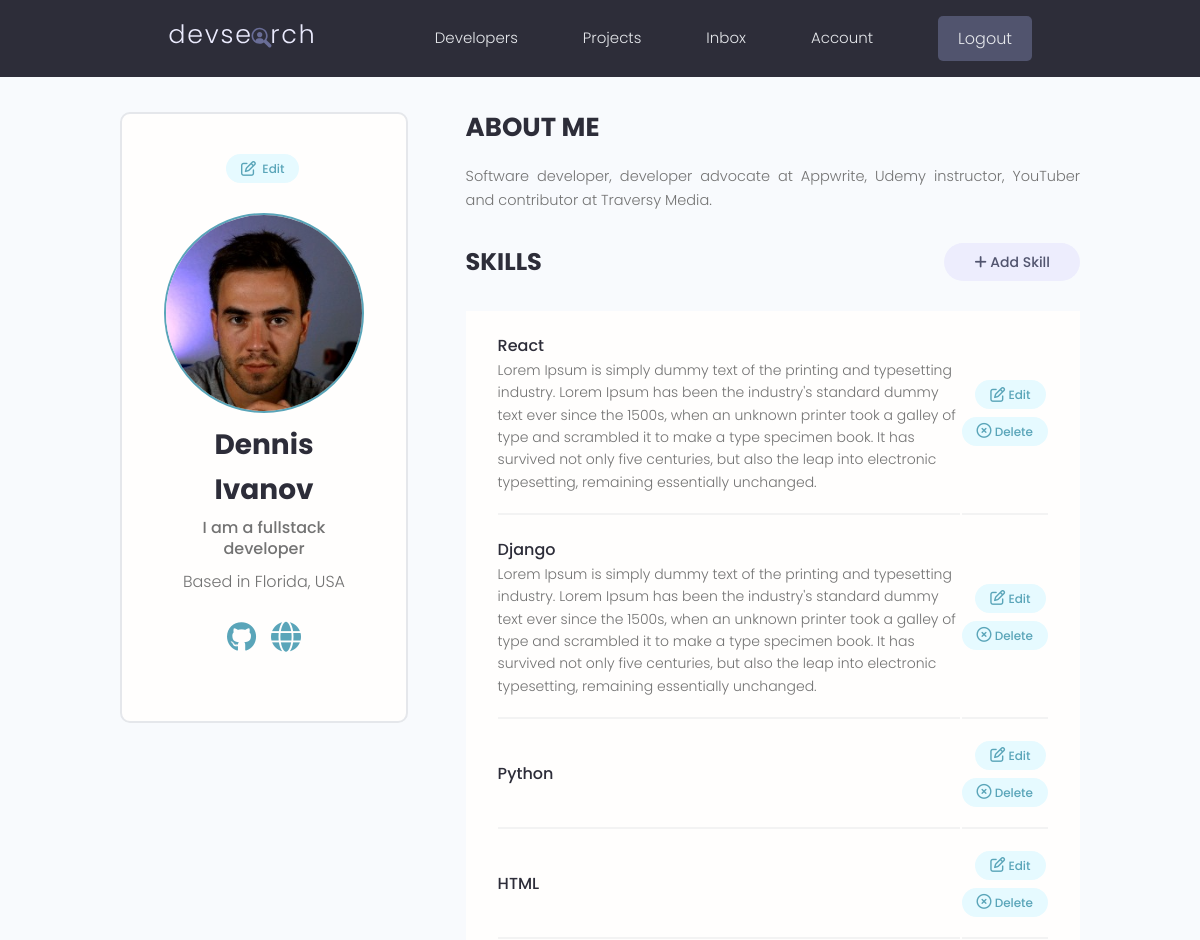
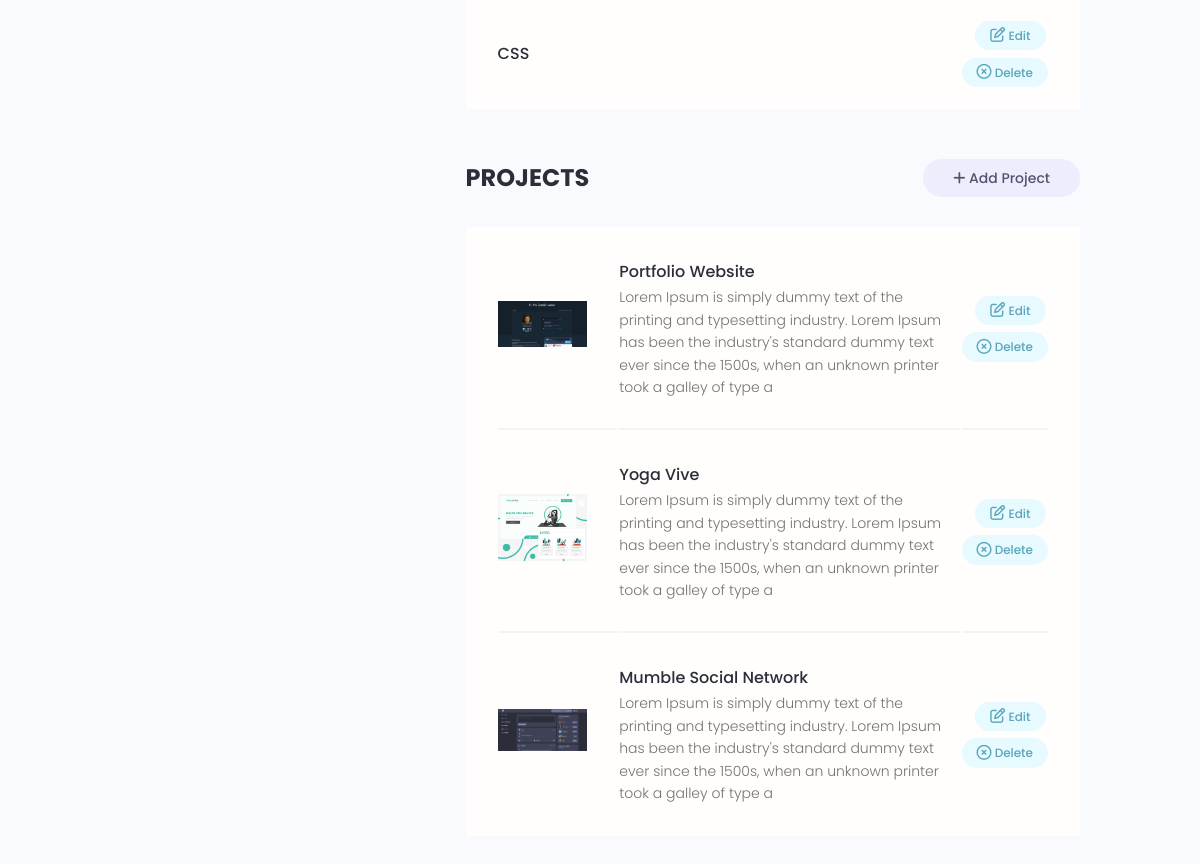
/account/ (signed in), run on the app's committed database (2 pictures, top to bottom).
### users/models.py (models this page shows, shortened)
class Profile(models.Model):
    id = models.UUIDField(default=uuid.uuid4, unique=True, primary_key=True, editable=False)
    user = models.OneToOneField(to=User, on_delete=models.CASCADE, null=True, blank=True)
    name = models.CharField(max_length=200, blank=True, null=True)
    username = models.CharField(max_length=200, blank=True, null=True)
    location = models.CharField(max_length=200, blank=True, null=True)
    email = models.EmailField(max_length=500, blank=True, null=True)
    short_intro = models.CharField(max_length=200, blank=True, null=True)
    bio = models.TextField(blank=True, null=True)
    profile_image = models.ImageField(blank=True, null=True, upload_to='profiles/', default='profiles/user-default.png')
    social_github = models.CharField(max_length=200, blank=True, null=True)
    social_twitter = models.CharField(max_length=200, blank=True, null=True)
    social_linkedin = models.CharField(max_length=200, blank=True, null=True)
    social_youtube = models.CharField(max_length=200, blank=True, null=True)
    social_website = models.CharField(max_length=200, blank=True, null=True)
    created = models.DateTimeField(auto_now_add=True)

class Skill(models.Model):
    id = models.UUIDField(default=uuid.uuid4, unique=True, primary_key=True, editable=False)
    owner = models.ForeignKey(to=Profile, blank=True, null=True, on_delete=models.CASCADE)
    name = models.CharField(max_length=200, blank=True, null=True)
    description = models.TextField(blank=True, null=True)
    created = models.DateTimeField(auto_now_add=True)

### projects/models.py (models this page shows, shortened)
class Project(models.Model):
    class Meta:
        ordering = ['-vote_ratio', '-vote_total', 'title']
    id = models.UUIDField(default=uuid.uuid4, unique=True, primary_key=True, editable=False)
    owner = models.ForeignKey(to=Profile, null=True, blank=True, on_delete=models.SET_NULL)
    title = models.CharField(max_length=200)
    description = models.TextField(null=True, blank=True)
    featured_image = models.ImageField(null=True, blank=True, default='default.jpg')
    demo_link = models.CharField(max_length=2000, null=True, blank=True)
    source_link = models.CharField(max_length=2000, null=True, blank=True)
    tags = models.ManyToManyField(to='Tag', blank=True)
    vote_total = models.IntegerField(default=0, null=True, blank=True)
    vote_ratio = models.IntegerField(default=0, null=True, blank=True)
    created = models.DateTimeField(auto_now_add=True)

### users/views.py (the view)
# urls.py: path('account/', views.user_account, name='account'),
@login_required(login_url='login')
def user_account(request):
    profile = request.user.profile
    skills = profile.skill_set.all()
    projects = profile.project_set.all()
    context = {
        'profile': profile,
        'skills': skills,
        'projects': projects
    }
    return render(request, template_name='users/account.html', context=context)

### users/templates/users/account.html (shortened to what this page needs)
{% extends 'main.html' %}
{% load static %}
{% block content %}
  <main class="settingsPage profile my-md">
    <div class="container">
      <div class="layout">
        <div class="column column--1of3">
          <div class="card text-center">
            <div class="card__body dev">
              <a class="tag tag--pill tag--main settings__btn" href="{% url 'edit-account' %}">
                  &nbsp;Edit</a>
              <img class="avatar avatar--xl dev__avatar" src="{{ profile.profile_image.url }}" />
              <h2 class="dev__name">{{ profile.name }}</h2>
              <p class="dev__title">{{ profile.short_intro }}</p>
              <p class="dev__location">Based in {{ profile.location }}</p>
              <ul class="dev__social">
                {% if profile.social_github %}
                  <li>
                    <a title="Github" href="{{ profile.social_github }}" target="_blank"></a>
                  </li>
                {% endif %}
                {% if profile.social_website %}
                  <li>
                    <a title="Personal Website" href="{{ profile.social_website }}" target="_blank"></a>
                  </li>
                {% endif %}
              </ul>
            </div>
          </div>
        </div>
        <div class="column column--2of3">
          <div class="devInfo">
            <h3 class="devInfo__title">About Me</h3>
            <p class="devInfo__about">
              {{ profile.bio }}
            </p>
          </div>
          <div class="settings">
            <h3 class="settings__title">Skills</h3>
            <a class="tag tag--pill tag--sub settings__btn tag--lg" href="{% url 'create-skill' %}"><i class="fa-solid fa-plus"></i>&nbsp;Add Skill</a>
          </div>
          <table class="settings__table">
            {% for skill in skills %}
            <tr>
              <td class="settings__tableInfo">
                <h4>{{ skill.name }}</h4>
                <p>
                  {{ skill.description }}
                </p>
              </td>
              <td class="settings__tableActions">
                <a class="tag tag--pill tag--main settings__btn" href="{% url 'update-skill' skill.id %}">
                    &nbsp;Edit</a>
                <a class="tag tag--pill tag--main settings__btn" href="{% url 'delete-skill' skill.id %}?next=/account">
                    &nbsp;Delete</a>
              </td>
            </tr>
            {% endfor %}
          </table>
          <div class="settings">
            <h3 class="settings__title">Projects</h3>
            <a class="tag tag--pill tag--sub settings__btn tag--lg" href="{% url 'create-project' %}">
              <i class="fa-solid fa-plus"></i>
                &nbsp;Add Project</a>
          </div>
          <table class="settings__table">
          {% for project in projects %}
            <tr>
              <td class="settings__thumbnail">
                <a href="{% url 'project-page' project.id  %}"><img src="{{ project.featured_image.url }}" alt="Project Thumbnail" /></a>
              </td>
              <td class="settings__tableInfo">
                <a href="{% url 'project-page' project.id  %}">{{ project.title }}</a>
                <p>
                  {{ project.description|slice:"200" }}
                </p>
              </td>
              <td class="settings__tableActions">
                <a class="tag tag--pill tag--main settings__btn" href="{% url 'update-project' project.id %}">
                    &nbsp;Edit</a>
                <a class="tag tag--pill tag--main settings__btn" href="{% url 'delete-project' project.id %}?next=/account">
                  &nbsp;Delete</a>
              </td>
            </tr>
          {% endfor %}
          </table>
        </div>
      </div>
    </div>
  </main>
{% endblock %}

### static/styles/app.css (style rules this page uses)
:root { --color-sub: #2d2d39; }
.card { border: 2px solid var(--color-light); }
img { width: 100%; }
.profile .card > .dev { padding: 4rem; }
.dev__avatar { display: block; margin: auto; }
.dev__name { color: var(--color-sub); font-size: 2.8rem; font-weight: 700; margin-top: 1rem; margin-bottom: 0.5rem; }
.dev__title { font-size: 1.6rem; font-weight: 500; line-height: 1.3; }
.dev__location { margin-top: 1rem; }
.dev__social { margin: 3rem 0; list-style: none; display: flex; justify-content: center; gap: 1.5rem; }
.devInfo { margin-bottom: 3rem; }
.devInfo__title, .devInfo__subtitle { font-size: 2.6rem; color: var(--color-sub); text-transform: uppercase; font-weight: 700; margin-bottom: 1.5rem; }
.devInfo__about, .devSkill__info { font-size: 1.45rem; line-height: 1.7; text-align: justify; }
.settingsPage .dev > .settings__btn { display: inline-block; margin-bottom: 3rem; }
.settings { display: flex; justify-content: space-between; align-items: center; }
.settings__title { font-size: 2.4rem; text-transform: uppercase; font-weight: 700; color: var(--color-sub); }
.settings__table { margin-top: 3rem; margin-bottom: 5rem; padding: 0 3rem; background: var(--color-white); }
.settings__table tr { width: 100%; }
.settings__table tr > td { padding: 2rem 0; }
.settings__table tr:not(:last-child) td { border-bottom: 2px solid var(--color-white-light); }
.settings__thumbnail { width: 23%; min-width: 10rem; }
.settings__thumbnail img { padding-right: 3rem; height: 15rem; object-fit: contain; }
.settings__tableInfo { width: 100%; }
.settings__tableInfo h4, .settings__tableInfo a { padding-right: 1rem; width: auto; font-size: 1.6rem; font-weight: 500; color: var(--color-sub); }
.settings__tableInfo p { font-size: 1.4rem; }
.settings__tableActions { text-align: right; }

### static/uikit/styles/modules/_variables.css (style rules this page uses)
:root { --color-main: #5aa5b9; --color-main-light: #e6faff; --color-sub: #3f4156; --color-sub-light: #51546e; --color-sub-lighter: #ededfd; --color-text: #737373; --color-gray: #8b8b8b; --color-light: #e5e7eb; --color-light-gray: #767676; --color-bg: #f8fafd; --color-white: #fffefd; --color-white-light: #f3f3f3; --color-success: #359e64; --color-success-bg: #def8e8; --color-error: #fc4b0b; --color-error-bg: #fff2ee; --font-base: 'Poppins', arial, helvetica, 'Segoe UI', roboto, ubuntu, sans-serif; --font-monospace: 'Fira Code', 'Courier New', courier, monospace; --font-regular: 300; --font-medium: 500; --font-bold: 700; --generic-shadow: 1px 1px 5px #00000010; --generic-transition: all 0.3s ease-in-out; }

### static/uikit/styles/modules/_base.css (style rules this page uses)
* { margin: 0; padding: 0; box-sizing: border-box; text-rendering: optimizeLegibility; color: inherit; font-size: inherit; }
html { font-size: 50%; }
@media only screen and (min-width: 480px) { html { font-size: 56.25%; } }
@media only screen and (min-width: 1200px) { html { font-size: 62.5%; } }
body { line-height: 1.6; font-weight: 400; font-size: 1.5rem; color: var(--color-text); background-color: var(--color-bg); min-height: 100vh; }

### static/uikit/styles/modules/_typography.css (style rules this page uses)
* { font-family: var(--font-base); }
h2 { font-size: 3.6rem; font-weight: var(--font-bold); }
h3 { font-size: 3.2rem; font-weight: var(--font-medium); }
h4 { font-size: 2.8rem; font-weight: var(--font-medium); }
p, span, strong { font-size: 1.6rem; color: var(--color-text); font-weight: var(--font-regular); }
a { padding-bottom: 2px; text-decoration: none; display: inline-block; color: var(--color-main); font-weight: var(--font-medium); }

### static/uikit/styles/modules/_utilities.css (style rules this page uses)
.container { width: 92%; max-width: 165rem; margin: 0 auto; box-sizing: border-box; }
@media screen and (min-width: 1000px) { .container { width: 90%; } }
@media screen and (min-width: 1200px) { .container { width: 80%; } }
.text-center { text-align: center; }
.my-md { margin: 3rem auto; }

### static/uikit/styles/modules/_avatar.css (style rules this page uses)
.avatar { border-radius: 50%; border: 2px solid var(--color-main); object-fit: cover; }
.avatar--xl { height: 20rem; width: 20rem; }

### static/uikit/styles/modules/_card.css (style rules this page uses)
.card { border-radius: 1rem; background-color: var(--color-white); border: 1.5px solid var(--color-light); width: auto; height: auto; margin-top: 0.5rem; margin-bottom: 0.5rem; overflow: hidden; }
.card__body, .card__header { padding: 2rem 2.5rem; }

### static/uikit/styles/modules/_layout.css (style rules this page uses)
.layout { display: flex; flex-flow: row wrap; justify-content: space-between; }
.layout > .column { margin-bottom: 3rem; }
.layout > .column.column--1of3 { flex-basis: 30%; }
.layout > .column.column--2of3 { flex-basis: 64%; }

### data on the page
Profile: profile_image (picture), name "Dennis Ivanov", short_intro "I am a fullstack developer", location "Florida, USA", bio "Software developer, developer advocate at Appwrite, Udemy instructor, YouTuber and contributor at Traversy Media."
Skill: name "React", description "Lorem Ipsum is simply dummy text of the printing and typesetting industry. Lorem Ipsum has been the industry's standard dummy text ever since the 1500s, when an unknown printer took a galley of type and scrambled it to make a type specimen book. It has survived not only five centuries, but also the leap into electronic typesetting, remaining essentially unchanged."
Skill: name "Django", description "Lorem Ipsum is simply dummy text of the printing and typesetting industry. Lorem Ipsum has been the industry's standard dummy text ever since the 1500s, when an unknown printer took a galley of type and scrambled it to make a type specimen book. It has survived not only five centuries, but also the leap into electronic typesetting, remaining essentially unchanged."
Skill: name "Python"
Skill: name "HTML"
Skill: name "CSS"
Project: featured_image (picture), title "Portfolio Website", description "Lorem Ipsum is simply dummy text of the printing and typesetting industry. Lorem Ipsum has been the industry's standard dummy text ever since the 1500s, when an unknown printer took a galley of type a"
Project: featured_image (picture), title "Yoga Vive", description "Lorem Ipsum is simply dummy text of the printing and typesetting industry. Lorem Ipsum has been the industry's standard dummy text ever since the 1500s, when an unknown printer took a galley of type a"
Project: featured_image (picture), title "Mumble Social Network", description "Lorem Ipsum is simply dummy text of the printing and typesetting industry. Lorem Ipsum has been the industry's standard dummy text ever since the 1500s, when an unknown printer took a galley of type a"
